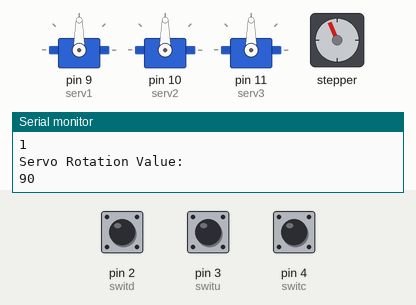
Bench run of a sketch on a simulated Arduino Uno, built with avr-gcc and run on an emulated ATmega328P. On the bench: 3 × servo, stepper motor, the last lines printed to the serial monitor. The inputs (shaded band) are chosen by the test bench; at power-on: pin 3 (switu) HIGH, pin 4 (switc) HIGH, pin 2 (switd) HIGH. Stepper angles assume 200 steps per turn.

Above: at 5.3 s.
5.4 s: pin 3 (switu) pulled LOW for 2.6 s
14.4 s: pin 4 (switc) pulled LOW for 2.6 s
At 15.5 s:
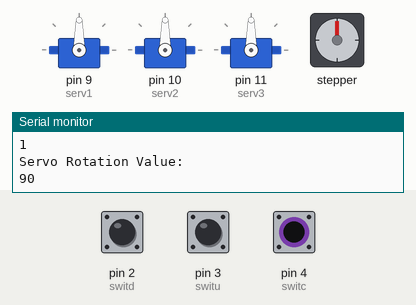
18.5 s: pin 2 (switd) pulled LOW for 2.6 s
At 19.0 s:
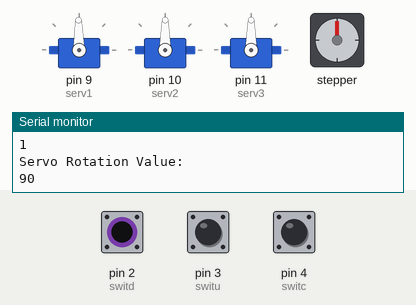
22.6 s: pin 2 (switd) driven LOW
At 23.7 s:
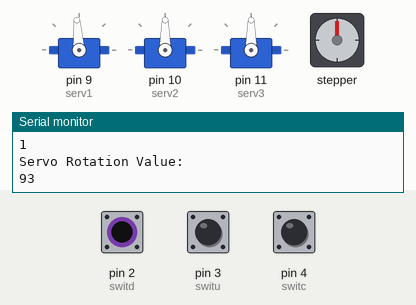
29.0 s: pin 2 (switd) driven HIGH
At 29.7 s:
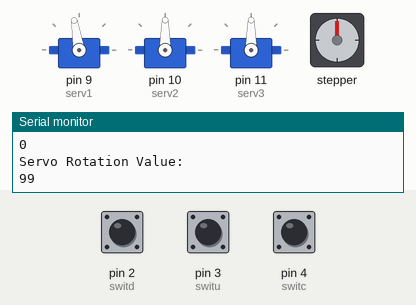
32.0 s: pin 2 (switd) driven LOW
At 35.3 s:
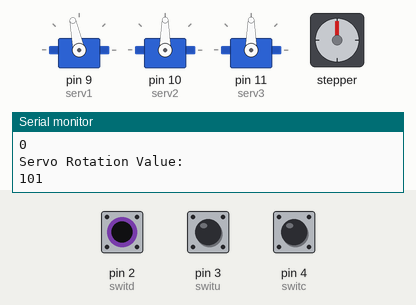
Timing chart, 0 to 55.8 s (numbered marks = the images above; inputs shaded):
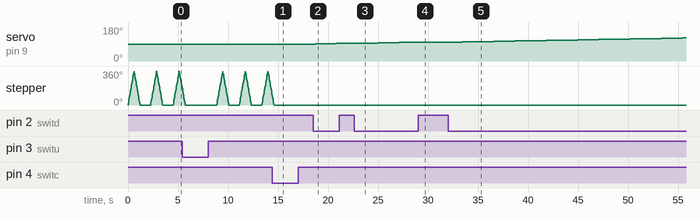

Measured:
- after the input at 14.4 s, stepper: goes on until 14.6 s, then stays 0°
- after the input at 18.5 s, servo on pin 9 (serv1): 90° → 91° after 0.24 s, → 92° 1.0 s later, → 93° 1.0 s later
- after the input at 22.6 s, servo on pin 9 (serv1): moves from 93° to 99° over 5.2 s, starting after 0.34 s
- after the input at 29.0 s, servo on pin 9 (serv1): stays 99° (without the input it goes to 100° after 0.22 s)
- after the input at 32.0 s, servo on pin 9 (serv1): moves from 99° to 122° over 23.1 s, starting after 0.37 s

The sketch:

robot_arm.ino
```cpp
#include <Servo.h> // Servo Library
#include <Stepper.h> // Stepper Library

//control
bool pinChange = 1; // pin that changes sequence
int pinSET = 0; // active pin set
bool pinNEW = 0;// detect change in pin
int pinUp = 0; //up direction
int pinDown = 0; // down direction
int servo_rotation = 90; // servo rotation variable
int serv1_pos = 90; // servo 1 position
int serv2_pos = 90; // servo 2 position
int serv3_pos = 90; // servo 3 position

//switch
int switc = 4; // switch change
int switu = 3; // switch up
int switd = 2; // switch down

//motor
Stepper myStepper = Stepper(200, 7, 8);

// servo
int serv1 = 9; // servo 1 variable
int serv2 = 10; // servo 2 variable
int serv3 = 11; // servo 3 variable

Servo Servo1; // servo 1 controller
Servo Servo2; // servo 2 controller
Servo Servo3; // servo 3 controller

void setup() {

  Serial.begin(9600); //serial monitor


  //switches
  pinMode(switc, INPUT_PULLUP); // pin change
  pinMode(switu, INPUT_PULLUP); // pin up
  pinMode(switd, INPUT_PULLUP); //pin down

  // H bridge
  myStepper.setSpeed(100);

  //servos
  Servo1.attach(serv1); // congfig servo pin
  Servo2.attach(serv2);  // congfig servo pin
  Servo3.attach(serv3); // congfig servo pin

}

void loop() {


  pinChange = digitalRead(switc); // controller pin change

  pinUp = digitalRead(switu); // controller pin up
  pinDown = digitalRead(switd); // controller pin down

  if (pinSET > 3) // if pin set is greater than 3, pin set resets
  {
    pinSET = 0; // pin set = 0
  }

  if (pinChange == 0 && pinNEW == 0) // if pin change
  {
    if (pinSET == 1)
    {
      serv1_pos = servo_rotation; //save rotation servo 1
      servo_rotation = serv2_pos; // change to selected servo position
    }
    if (pinSET == 2)
    {
      serv2_pos = servo_rotation; //save rotation servo 2
      servo_rotation = serv3_pos; // change to selected servo position
    }
    if (pinSET == 3)
    {
      serv3_pos = servo_rotation; //save rotation servo 3
      servo_rotation = serv1_pos; // change to selected servo position
    }

    pinSET ++; // increment pin set
    pinNEW = 1; // pin active
    delay(1000);
    pinNEW = 0; // pin deactive

  }

  if (pinUp > 0 && servo_rotation < 180 && pinSET != 0)
  {
    servo_rotation ++; // if pin set servo, if rotation under 180 degrees and pin up pressed, increase rotation
  }

  if (pinDown > 0 && servo_rotation > 0 && pinSET != 0)
  {
    servo_rotation --; // if pin set servo, if rotation greater than 0 degrees and pin down pressed, decrease rotation
  }

  if (pinSET == 0 && pinUp > 0) // if pin set motor up rotation through H bridge
  {
    myStepper.step(200);
  }

  if (pinSET == 0 && pinUp > 0) // if pin set motor down rotation through H bridge
  {
    myStepper.step(-200);
  }


  if (pinSET == 1)  // pin set 1 is first servo
  {
    Servo1.write(servo_rotation);
  }

  if (pinSET == 2) // pin set 2 is second servo
  {
    Servo2.write(servo_rotation);
  }

  if (pinSET == 3) // pin set 3 is third servo
  {
    Servo3.write(servo_rotation);
  }


  //prints
  delay(1000);
  Serial.println("Pin Selected:");
  Serial.println(pinSET);
  Serial.println("Pin Change Trigger:");
  Serial.println(pinChange);
  Serial.println("Pin Up Trigger:");
  Serial.println(pinUp);
  Serial.println("Pin Down Trigger:");
  Serial.println(pinDown);
  Serial.println("Servo Rotation Value:");
  Serial.println(servo_rotation);
}
```
